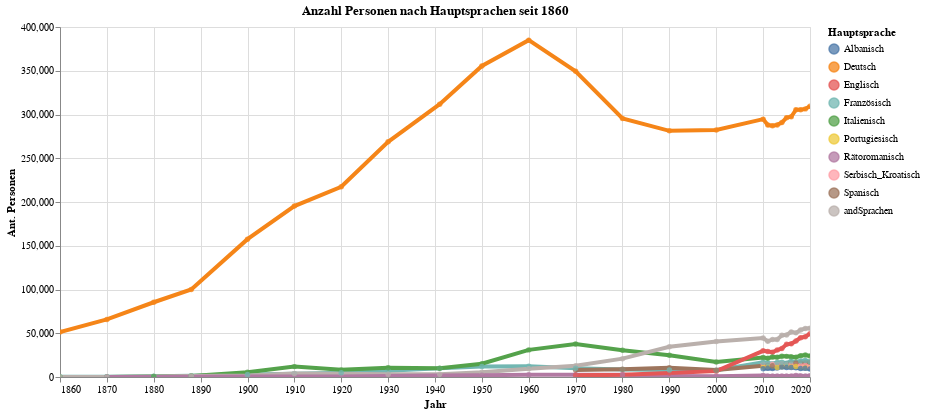

The code cell stored with this chart in its notebook:
### Code cell
myTitle="Anzahl Personen nach Hauptsprachen seit 1860"

highlight = alt.selection(type='single', on='mouseover',
                          fields=['Sprache'], nearest=True)
#x='date:StichtagDatJahr',
base = alt.Chart(myAgg.reset_index().query('mean_AntBev>0'), title=myTitle).encode(
    x=alt.X('Jahr', axis=alt.Axis(title='Jahr'))# , axis=alt.Axis(format='%', title='percentage')
    , y=alt.X('sum_AnzBev', axis=alt.Axis(title='Anz. Personen'))
    , color=alt.Color('Sprache', legend=alt.Legend(title="Hauptsprache", orient="right"))  
    ,tooltip=['Jahr_str', 'Sprache','sum_AnzBev','mean_AntBev']    
)
points = base.mark_circle().encode(
    opacity=alt.value(0.75)
).add_selection(
    highlight
).properties(
    width=750 , height=350
)
lines = base.mark_line().encode(
    size=alt.condition(~highlight, alt.value(0.5), alt.value(4))
).interactive()

lines + points

### Figure 1 — Vega-Lite specification as saved in the notebook (floating-point values rounded to 4 significant figures; data arrays with more than 128 entries replaced by an {"elided": "..."} marker saying what was removed)
{"config": {"view": {"continuousWidth": 400, "continuousHeight": 300}}, "layer": [{"mark": "line", "encoding": {"color": {"type": "nominal", "field": "Sprache", "legend": {"orient": "right", "title": "Hauptsprache"}}, "size": {"condition": {"value": 0.5, "selection": {"not": "selector011"}}, "value": 4}, "tooltip": [{"type": "nominal", "field": "Jahr_str"}, {"type": "nominal", "field": "Sprache"}, {"type": "quantitative", "field": "sum_AnzBev"}, {"type": "quantitative", "field": "mean_AntBev"}], "x": {"type": "temporal", "axis": {"title": "Jahr"}, "field": "Jahr"}, "y": {"type": "quantitative", "axis": {"title": "Ant. Personen"}, "field": "sum_AnzBev"}}, "selection": {"selector012": {"type": "interval", "bind": "scales", "encodings": ["x", "y"]}}, "title": "Anzahl Personen nach Hauptsprachen seit 1860"}, {"mark": "circle", "encoding": {"color": {"type": "nominal", "field": "Sprache", "legend": {"orient": "right", "title": "Hauptsprache"}}, "opacity": {"value": 0.75}, "tooltip": [{"type": "nominal", "field": "Jahr_str"}, {"type": "nominal", "field": "Sprache"}, {"type": "quantitative", "field": "sum_AnzBev"}, {"type": "quantitative", "field": "mean_AntBev"}], "x": {"type": "temporal", "axis": {"title": "Jahr"}, "field": "Jahr"}, "y": {"type": "quantitative", "axis": {"title": "Ant. Personen"}, "field": "sum_AnzBev"}}, "height": 350, "selection": {"selector011": {"type": "single", "on": "mouseover", "fields": ["Sprache"], "nearest": true}}, "title": "Anzahl Personen nach Hauptsprachen seit 1860", "width": 750}], "data": {"name": "data-67bbc35c6b2a732f3a843a14f24bf045"}, "$schema": "https://vega.github.io/schema/vega-lite/v4.8.1.json", "datasets": {"data-67bbc35c6b2a732f3a843a14f24bf045": {"elided": "192 records"}}}
